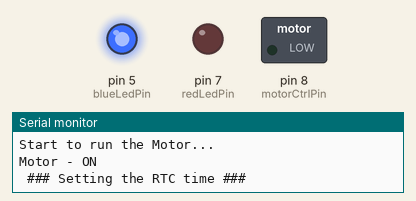
Recording of a sketch running on a simulated Arduino Uno, built with avr-gcc and run on an emulated ATmega328P. Parts: switched loads named in the sketch (green lamp = pin HIGH), output pins drawn as LEDs (lit = HIGH), the last lines printed to the serial monitor. The local clock reads 2024-03-15 10:24:30 at power-on unless the sketch sets it; EEPROM starts erased.

Above: at 3.1 s.
At 20.8 s:
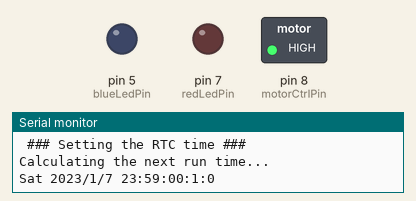
Timing chart, 0 to 46.3 s (numbered marks = the images above):
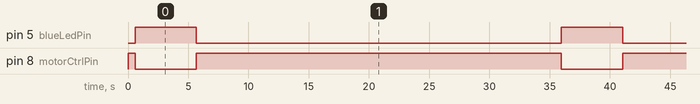

Measured:
- by itself, pin 5 (blueLedPin): alternates HIGH for 5.1 s and LOW for 30.3 s, 4 changes in all, then stays LOW
- by itself, pin 8 (motorCtrlPin): alternates HIGH for 30.3 s and LOW for 5.1 s, 4 changes in all, then stays HIGH

The sketch:

fullOneMotor_1.ino
```cpp
#include <EEPROM.h>
#include <Servo.h>
#include <RTClib.h>

bool isResetApp = false;        // Important: Must be "false" at production time.

const String runEveryDayAt = "23:59:00"; // HH:MM:SS
const long intervalTime = (long) 1 * 60 * 1000; //1 * 24 * 60 * 60 * 1000; // in millis (2 days)
const long motorRunningTime = (long) 5 * 1000; //2 * 60 * 60 * 1000; // in millis (2 Hrs)

const float lastRanThresholdPercent = 65.0; // Percent to Re-run check after arduino restart.
// --------------------------------------------------------

const int redLedPin = 7;
const int blueLedPin = 5;
const int motorCtrlPin = 8;

RTC_DS1307 rtc;
DateTime nextRunAtDateTime;
DateTime initialRTCDateTime;
char daysOfTheWeek[7][12] = {
  "Sunday",
  "Monday",
  "Tuesday",
  "Wednesday",
  "Thursday",
  "Friday",
  "Saturday"
};

// --------------------------------------------------------

// String functions

char* substr(char* str, signed int totalChars)
{
  char* newStr, * p1, *p2;
  newStr = (char*)malloc(totalChars);
  p1 = str;
  p2 = newStr;

  for (int i = 0; i < totalChars; i++) {
    *p2++ = *p1++;
  }

  *p2 = '\0';
  return newStr;
}

String split(String str, char delimiter, unsigned int pos)
{
  // Get matched string length
  unsigned int matchStrLen = 0;
  unsigned int matchStrStartPos = 0;
  unsigned int matchDelimiterCount = 0;
  for (int i = 0; i < str.length(); i++) {
    if (str[i] == delimiter) {
      if (++matchDelimiterCount == pos) {
        break;
      }

      // Reset match string info.
      matchStrLen = 0;
      matchStrStartPos = i+1; // Ignore current delimiter position.
    }
    else {
      matchStrLen++;
    }
  }

  // Create the matched String
  char* matchStr;
  matchStr = (char*)malloc(matchStrLen); // Include for "trailing space" as well.
  //printf("Start Position: %d\t", matchStrStartPos);
  //printf("Length: %d\n", matchStrLen);
  for (int i = matchStrStartPos, j=0; i < (matchStrStartPos+matchStrLen); i++,j++) {
    matchStr[j] = str[i];
  }

  // Add trailing space
  matchStr[matchStrLen] = '\0';
  return matchStr;
}

// Time
TimeSpan millisToTimeSpan(long ms)
{
  int d = ms/ 86400000;
  int h = ms/ 3600000;  h %= 24;
  int m = ms/ 60000;    m %= 60;
  int s = ms/ 1000;     s %= 60;
  return TimeSpan(d, h, m, s);
}

// EEPROM
void write(const String &msg, unsigned int pos=0)
{
  // Write the Length
  byte len = msg.length();
  EEPROM.write(pos, len);
  pos += 1;

  // Write the message
  for (int i = 0; i < len; i++) {
    EEPROM.write(pos + i, msg[i]);
  }
}

String read(int pos=0)
{
  int len = EEPROM.read(pos);
  char msg[len+1]; // include 'pos' value

  // Read the message
  pos += 1;
  for (int i = 0; i < len; i++) {
    msg[i] = EEPROM.read(pos+i);
  }

  // Add trailing space
  msg[len] = '\0';
  return msg;
}

void syncDateTime()
{
  Serial.print("Sync. the time... [");
  rtc.adjust(DateTime(F(__DATE__), F(__TIME__)));

  // OR
  //rtc.adjust(DateTime(2022, 6, 16, 22, 22, 0));
  printDateTime(rtc.now()); Serial.println("]");
}

// ----------------------------------------------------------------

String dateToStr(DateTime d)
{
  return String(d.year()) + "-" + String(d.month()) + "-" + String(d.day());
}

String dateTimeToStr(DateTime d)
{
  /*DateTime now = getRTCNow();
  char format[] = "hh:mm:ss";          // or "hh:mm"
  char tm = now.toString(format);
  Serial.println(tm);*/

  return String(d.year()) + "-" + String(d.month()) + "-" + String(d.day()) + "_" + String(d.hour()) + ":" + String(d.minute()) + ":" + String(d.second());
}

DateTime strToDateTime(String s)
{
  String dateStr = split(s, '_', 1);
  String timeStr = split(s, '_', 2);
  return DateTime(
    split(dateStr, '-', 1).toInt(), // Year
    split(dateStr, '-', 2).toInt(), // Month
    split(dateStr, '-', 3).toInt(), // Day
    split(timeStr, ':', 1).toInt(), // Hour
    split(timeStr, ':', 2).toInt(), // Minute
    split(timeStr, ':', 3).toInt()  // Second
  );
}

void setInitialRTCDateTime()
{
    // Set the current RTC time in the variable to avoid pollig every time to RTC later.
    initialRTCDateTime = rtc.now();//.unixtime();
}

DateTime getRTCNow()
{
  long _millis = millis();
  long gracePeriodMillis = (long) 61 * 1000; // 61 secs

  //if (_millis >= (long) (4294967295 - gracePeriodMillis)) {
  if (_millis < gracePeriodMillis) {
    // millis() Rollover, Reset the time with current RTC time.
    Serial.println(" ### Setting the RTC time ###");
    setInitialRTCDateTime();
  }

  // Avoid pollig to RTC and calculate using millis.
  /*int d = floor(_millis / 86400 * 1000);
  int h = floor(d / 3600 * 1000);
  int m = floor(h / 60 * 1000);
  int s = floor(m / 60 * 1000);*/
  return initialRTCDateTime + millisToTimeSpan(_millis);
}

bool isTodayRunPossible()
{
  // Check current time is exceeded or not.
  int H = split(runEveryDayAt, ':', 1).toInt();
  int M = split(runEveryDayAt, ':', 2).toInt();
  //int S = split(runEveryDayAt, ':', 3).toInt();

  return ((int) getRTCNow().hour() < H) ||
         ((int) getRTCNow().hour() == H && (int) getRTCNow().minute() <= M); //@check
}

DateTime nextPossibleDay()
{
  if (isTodayRunPossible()) {
    // Run on today.
    return strToDateTime(dateToStr(getRTCNow()) + "_" + runEveryDayAt);
  } else {
    // Take it on tomorrow.
    DateTime tomorrowDateTime = getRTCNow() + TimeSpan(1, 0, 0, 0);
    return strToDateTime(dateToStr(tomorrowDateTime) + "_" + runEveryDayAt);
  }
  // return strToDateTime(dateToStr(getRTCNow()) + "_" + ((String) getRTCNow().hour()) +":00") + TimeSpan(0, 1, 0, 0); // After 1 Hour
  // return getRTCNow() + TimeSpan(0, 0, 5, 0); // After 5 mins
}


DateTime getNextRunDateTime()
{
  // Read the last ran state from EEPROM.
  String lastRanStateStr = (String) read(0); //"59.1_2022-06-28_12:0:10";

  if (lastRanStateStr && lastRanStateStr != "") {
    float lastRanStateLevel = split(lastRanStateStr, '_', 1).toFloat(); // 0.0 -> 50.0 -> 100.0

    if (lastRanStateLevel < (float) lastRanThresholdPercent) {
      Serial.print(lastRanStateLevel); Serial.println(" | Partially Ran, Run it again on next immedidate possible date.");
      return nextPossibleDay();
    } else {
      Serial.println("Calculating the next run time...");
      String lastRanDateStr = split(lastRanStateStr, '_', 2);
      //String lastRanTimeStr = split(lastRanStateStr, '_', 3);
      DateTime lastRanDateTime = strToDateTime(lastRanDateStr + "_" + runEveryDayAt);
      printDateTime(lastRanDateTime);
      printTimeSpan(millisToTimeSpan(intervalTime));
      return lastRanDateTime + millisToTimeSpan(intervalTime); //TimeSpan(3, 0, 0, 0);
      // return nextPossibleDay();
    }
  } else {
    // Check today is possible or take it on tomorrow.
    return nextPossibleDay();
  }
}

// ---------------------------------------------------------------
void printTimeSpan(TimeSpan t)
{
  Serial.print(t.hours()); Serial.print(":"); Serial.print(t.minutes()); Serial.print(":"); Serial.print(t.seconds());
}

void printDateTime(DateTime d)
{
  Serial.print(substr(daysOfTheWeek[d.dayOfTheWeek()], 3)); Serial.print(" ");
  Serial.print(d.year()); Serial.print("/"); Serial.print(d.month()); Serial.print("/"); Serial.print(d.day());Serial.print(" ");
  Serial.print(d.hour()); Serial.print(":"); Serial.print(d.minute()); Serial.print(":"); Serial.print(d.second());
}


// --------------------------------------------------------------

void resetEEPROM() {
  Serial.println("Resetting the EEPROM...");
  write("", 0);
}

void await_motorRunningTime()
{
  long _t = millis();
  bool isThresholdUpdated = false;
  while (1) {
    if ((millis() - _t) >= motorRunningTime) {
      // Exit the loop
      break;
    }

    // Motor is runnig...

    // Update motor's current running percentage time in EEPROM.
    if (! isThresholdUpdated) {
      float tillRanPercent = (float) (100.0/motorRunningTime) * (millis() - _t);
      if (tillRanPercent >= lastRanThresholdPercent) {
        // Update in EEPROM.
        Serial.print(tillRanPercent); Serial.println(" | Updating the threshold percent...");
        write(String(tillRanPercent) + "_" + dateTimeToStr(getRTCNow()), 0);
        isThresholdUpdated = true;
      }
    }

    delay(1000);
  }
}

void runMotor()
{
  Serial.println("Motor - ON");
  DateTime now = getRTCNow();
  write("0.0_" + dateTimeToStr(now), 0);

  //@servo1.write(90);
  digitalWrite(motorCtrlPin, LOW); // ON
  digitalWrite(blueLedPin, HIGH);

  // Wait for the motor completes its running state.
  await_motorRunningTime();

  //@servo1.write(0);
  digitalWrite(motorCtrlPin, HIGH); // OFF
  digitalWrite(blueLedPin, LOW);

  Serial.println("Motor - OFF");
  now = getRTCNow();
  write("100.0_" + dateTimeToStr(now), 0);

  // Update "Next Run" date & time
  nextRunAtDateTime = getNextRunDateTime();
}

void checkRTCStatus()
{
  bool isSetupOk = false;
  bool isAlerted = false;
  while (! isSetupOk) {
    if (! rtc.begin()) {
      // Blink danger light
      digitalWrite(redLedPin, HIGH);
      if (! isAlerted) {
        isAlerted = true;
        Serial.println("RTC is not starting...");
      }
    } else if (! rtc.isrunning()) {
      // Blink danger light
      digitalWrite(redLedPin, HIGH);
      if (! isAlerted) {
        isAlerted = true;
        Serial.println("RTC is not running...");
      }
    } else if ((int) rtc.now().year() < 2022 ) {
      // Blink danger light
      digitalWrite(redLedPin, HIGH);
      if (! isAlerted) {
        isAlerted = true;
        Serial.println("RTC is not sending a valid date.");
      }
    } else {
      isSetupOk = true;
      digitalWrite(redLedPin, LOW);
      Serial.println("RTC is OK.");
    }

    // Check again after 100 ms.
    delay(100);
  }
  isAlerted = false;
}

void setup() {
  pinMode(redLedPin, OUTPUT);
  pinMode(blueLedPin, OUTPUT);
  pinMode(motorCtrlPin, OUTPUT);
  digitalWrite(motorCtrlPin, HIGH); // OFF
  //@servo1.attach(motorCtrlPin);

  Serial.begin(9600);
  while (!Serial) {
    digitalWrite(redLedPin, HIGH);
    delay(1000);
    digitalWrite(redLedPin, LOW);
    delay(2000);
  }

  // RTC
  checkRTCStatus();
  rtc.adjust(DateTime(2023, 1, 7, 23, 59, 0)); //!

  if (isResetApp) {
    resetEEPROM();

    // Sync Datetime
    syncDateTime();
    Serial.println("Reset is done. Exiting...!");
    while(1);
  }

  // Set initial RTC time
  setInitialRTCDateTime();
  printDateTime(getRTCNow()); Serial.println(" | Welcome!");

  // Update "Next Run" date & time
  nextRunAtDateTime = getNextRunDateTime();

  //~ Test Run
  //runMotor();
}

void loop() {
  //~checkRTCStatus();
  printDateTime(nextRunAtDateTime); Serial.println(" | Next Run Time..");

  if ((int) getRTCNow().day() == (int) nextRunAtDateTime.day()) {
    // Day
    if ((int) getRTCNow().hour() == (int) nextRunAtDateTime.hour()) {
    //if ((int) getRTCNow().hour() % 2 == 0) {
      // Hour
      if ((int) getRTCNow().minute() == (int) nextRunAtDateTime.minute()) {
        // Minute
        Serial.println("Start to run the Motor...");
        runMotor();
      }
    // } else {
    //   Serial.println("Wait for a minute...");
    //   delay((long) 57 * 1000);
    // }
  // } else {
  //   Serial.println("Wait for an hour...");
  //   delay((long) 57 * 60 * 1000);
    }
  }

  // Default timeout.
  // delay(27 * 1000); // Wait for at least 30 secs.
  delay(30 * 1000);
}
```
